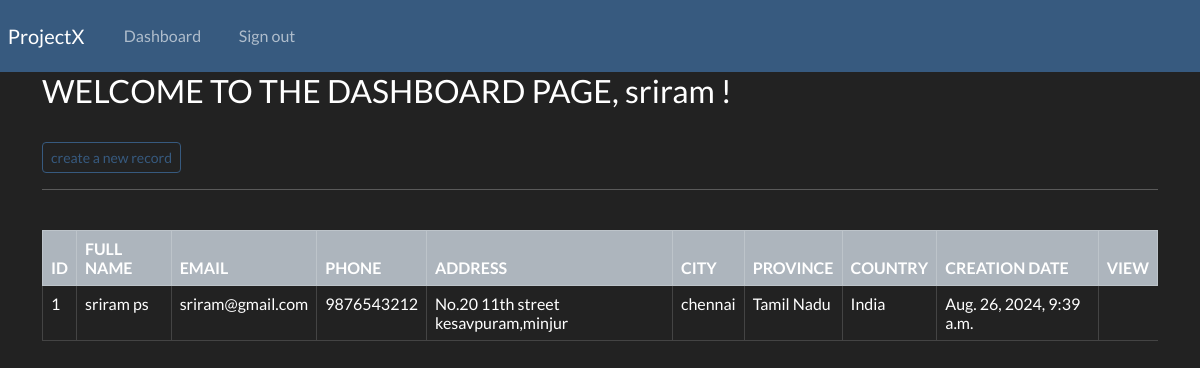
The page /dashboard (signed in) on the database its author committed.
### webapp/models.py (models this page shows, shortened)
class Record(models.Model):
    creation_date=models.DateTimeField(auto_now_add=True)
    first_name = models.CharField(max_length=100)
    last_name = models.CharField(max_length=100)
    email = models.EmailField()
    phone = models.CharField(max_length=20)
    address = models.CharField(max_length=200)
    city = models.CharField(max_length=100)
    province = models.CharField(max_length=200)
    country = models.CharField(max_length=200)

### webapp/views.py (the view)
# urls.py: path('dashboard',views.dashboard,name="dashboard"),
@login_required(login_url='my_login')
def dashboard(request):
    my_records = Record.objects.all()
    context = {'records':my_records}
    return render(request,'webapp/dashboard.html',context=context)

### webapp/templates/webapp/dashboard.html (shortened to what this page needs)
{% extends 'webapp/base.html' %}
{% block content %}
    <h3> WELCOME TO THE DASHBOARD PAGE,  {{user}} !</h1>
    <Br>
    <a class="btn btn-outline-primary btn-sm" href="{% url 'dashboard' %}">
        create a new record
    </a>
    <hr>
    <br>
    <table class="table table-hover table-bordered">
        <thead class="table-light">
            <tr>
                <th scope="col">ID</th>
                <th scope="col">FULL NAME</th>
                <th scope="col">EMAIL</th>
                <th scope="col">PHONE</th>
                <th scope="col">ADDRESS</th>
                <th scope="col">CITY</th>
                <th scope="col">PROVINCE</th>
                <th scope="col">COUNTRY</th>
                <th scope="col">CREATION DATE</th>
                <th scope="col">VIEW</th>
            </tr>
        </thead>
        <tbody>
            {% if records %}
                {% for record in records %}
                <tr>
                    <td> {{record.id}} </td>
                    <td> {{record.first_name}}  {{record.last_name}} </td>
                    <td> {{record.email}} </td>
                    <td> {{record.phone}} </td>
                    <td> {{record.address}} </td>
                    <td> {{record.city}} </td>
                    <td> {{record.province}} </td>
                    <td> {{record.country}} </td>
                    <td> {{record.creation_date}} </td>
                </tr>
                {% endfor %}
            {% endif %}
            </tbody>
        </table>
    {% endblock %}

### webapp/templates/webapp/base.html (shortened to what this page needs)
{% load static %}
<html>
    <head>
        <link rel="stylesheet" type="text/css" href="https://bootswatch.com/5/darkly/bootstrap.min.css">
        <link rel="stylesheet" type="text/css" href="{% static 'css/styles.css' %}">
    </head>
<body>
    {% include 'webapp/navbar.html' %}
    <div class="container">
           {% block content %}
           {% endblock %}
    </div>
</body>
</html>

### webapp/templates/webapp/navbar.html (shortened to what this page needs)
<nav class="navbar navbar-expand-lg navbar-dark bg-primary justify-content-center">
    <a class="navbar-brand main-heading" href="{% url '' %}">
      &nbsp; ProjectX
    </a>
      <div class="collapse navbar-collapse text-center" id="navbarNavDropdown">
        <ul class="navbar-nav mr-auto">
          {% if user.is_authenticated %}
            <li class="nav-item">
              <a class="nav-link" href="{% url 'dashboard' %}">Dashboard &nbsp;  </a>
            </li>
            <li class="nav-item">
              <a class="nav-link" href="{% url 'user-logout' %}">Sign out &nbsp;  </a>
            </li>
        </ul>
        {% endif %}
      </div>
  </nav>

### rows shown on the page
Record: id "1", first_name "sriram", last_name "ps", email "sriram@gmail.com", phone "9876543212", address "No.20 11th street kesavpuram,minjur", city "chennai", province "Tamil Nadu", country "India", creation_date "Aug. 26, 2024, 9:39 a.m."

### other values the page prints
{{ user }} "sriram"
